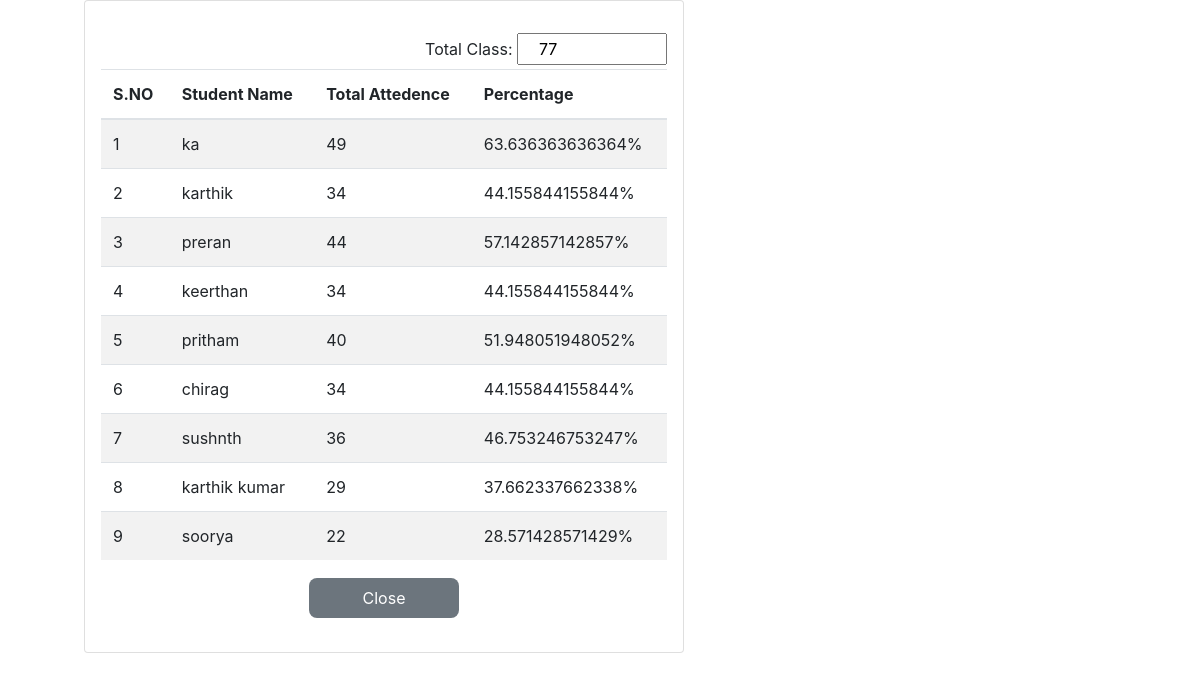
The app's page /Display_Student_Attedence.php?subname=2 with its own data.
### tables this page shows
CREATE TABLE `add_student` (
  `id` int(255) unsigned NOT NULL AUTO_INCREMENT,
  `Name` varchar(15) NOT NULL,
  `Age` int(2) DEFAULT NULL,
  `Email` varchar(30) DEFAULT NULL,
  `Phonenumber` varchar(10) NOT NULL,
  `ParentPhonenum` varchar(10) DEFAULT NULL,
  `Address` varchar(30) NOT NULL,
  `Semister` varchar(10) NOT NULL,
  PRIMARY KEY (`id`)
);

### Display_Student_Attedence.php (the view, shortened to what this page needs)
<?php
include 'dbconnect.php';
$sub_ID = $_GET['subname'];
$sql = "SELECT add_student.Name,
add_student.id,
subject_management.subId,
        subject_management.subSemester,
        subject_management.subName
        FROM add_student
        JOIN subject_management
        ON add_student.Semister =subject_management.subSemester
        WHERE subId='$sub_ID'";
$result = mysqli_query($con, $sql);
$j = 1;
$rows = [];
if ($result->num_rows > 0) {
    $rows = $result->fetch_all(MYSQLI_ASSOC);
}
?>
<!DOCTYPE html>
<html>
    <head>
        <link rel="stylesheet" href="https://cdn.jsdelivr.net/npm/bootstrap@4.0.0/dist/css/bootstrap.min.css">
    </head>
    <body>
        <form class=" card stud   shadow-lg p-3 mb-5 bg-white rounded" method="post" id="form">
            <div class="form-group">
                <table class="table  table-striped table-hover ">
                    <thead>
                        <tr>
                            <th scope=col>S.NO</th>
                            <th scope=col>Student Name</th>
                            <th scope=col>Total Attedence</th>
                            <th scope=col>Percentage</th>
                        </tr>
                    </thead>
                    <tbody>
                        <?php
                        if (!empty($rows)) {
                            foreach ($rows as $row) {
                                $Subject_id = $row['subId'];
                                $Student_id = $row['id'];
                                $name = [];
                                $percent = [];
                                $query = "SELECT sum(ispresent) as total FROM attedence WHERE  subid=' $Subject_id  '  AND studid='$Student_id'";
                                $result1 = mysqli_query($con, $query);
                                if ($result1->num_rows > 0) {
                                    $name = $result1->fetch_all(MYSQLI_ASSOC);
                                }
                                $query2 = "SELECT COUNT(ispresent) as total_class FROM attedence WHERE  subid=' $Subject_id  '  AND studid='$Student_id'";
                                $result2 = mysqli_query($con, $query2);
                                if ($result2->num_rows > 0) {
                                    $percent = $result2->fetch_all(MYSQLI_ASSOC);
                                }
                                array_push($_SESSION['percent'], $percent);
                                ?>   <tr>
                                    <td ><?php echo $j++ ?> </td>
                                    <td  value="<?php echo $row['id']; ?>"><?php echo $row['Name']; ?> </td>
                                    <?php
                                    foreach ($name as $names) {
                                        $sum = $names['total'];
                                        ?>
                                        <td ><?php echo $sum ?></td>
                                        <?php
                                        foreach ($percent as $pe) {
                                            $per = $pe['total_class'];
                                            array_push($_SESSION['percent'], $per);
                                            $percentage = ($sum * 100) / $per;
                                            ?>
                                            <td ><?php echo $percentage ?>%</td>
                                            <?php
                                        }
                                        ?>
                                        <?php
                                    }
                                    ?>
                                    <?php
                                }
                            }
                            ?>
                    <div class="leftbox">
                        <label> Total Class:</label>
                        <input class="text" type="text "   value="<?php echo $pe['total_class']; ?>" readonly>
                        <br>
                    </div>
                    </tbody>
                </table>
                <div style="text-align:center;">
                    <button class="button btn-secondary" id="save" name="save" type="submit">Close</button>
                </div>
            </div>
        </form>
    </body>
</html>

### Display_Student_Attedence.php (style rules this page uses)
.stud { width: 50%; left:7%; }
.button { border: none; color: white; padding: 8px 30px; text-align: center; text-decoration: none; border-radius: 8px; font-size: 16px; margin: 2px 2px; width: 150px; }
.text { text-align: left; padding: 2px 20px; width: 150px; }
.leftbox { float:right; }

### records on screen
add_student: Name "ka", sum "49", percentage "63.636363636364"
add_student: Name "karthik", sum "34", percentage "44.155844155844"
add_student: $row['id'] 11 (drawn), Name "preran", sum "44", percentage "57.142857142857"
add_student: $row['id'] 12 (drawn), Name "keerthan", sum "34", percentage "44.155844155844"
add_student: $row['id'] 13 (drawn), Name "pritham", sum "40", percentage "51.948051948052"
add_student: $row['id'] 14 (drawn), Name "chirag", sum "34", percentage "44.155844155844"
add_student: $row['id'] 15 (drawn), Name "sushnth", sum "36", percentage "46.753246753247"
add_student: $row['id'] 16 (drawn), Name "karthik kumar", sum "29", percentage "37.662337662338"
add_student: $row['id'] 17 (drawn), Name "soorya", sum "22", percentage "28.571428571429"
